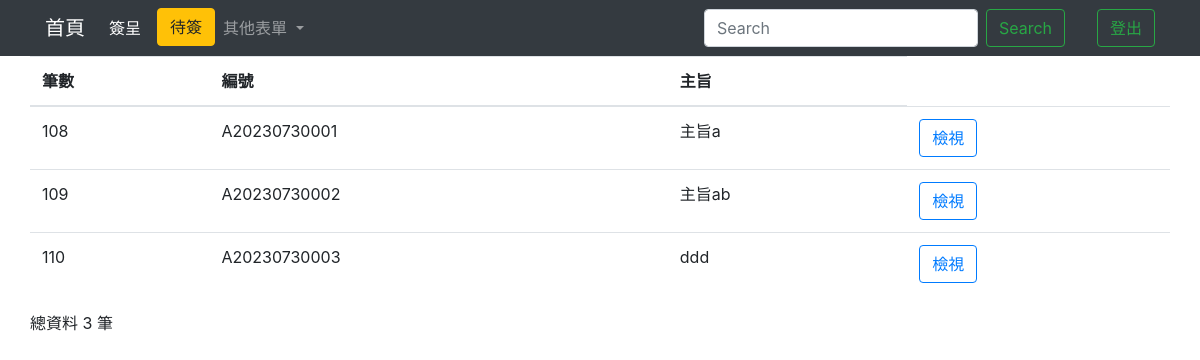
Screenshot of /signallIndex/ (signed in) with the database file from the repository.
### testapp/models.py (models this page shows)
class Signed (models.Model):
    cNumber = models.CharField(max_length=50, default='', null=False)#編號
    cJob_title = models.CharField(max_length=50,blank=True)#職稱
    cSubject = models.CharField(max_length=255, default='', null=False)#主旨
    cDiscription = models.TextField(blank=True)#說明
    cProposed=models.TextField(blank=True)#擬辦
    cCheck=models.TextField(blank=True)#批示
    home = models.OneToOneField(Home, on_delete=models.CASCADE,default='')

### testapp/views.py (the view)
# urls.py: path('signallIndex/',signallIndex),
def signallIndex(request):
    if request.user.is_authenticated:
        username=request.user.username
        authenticate=request.user.is_staff
        firstname = request.user.first_name
    allPerson = Home.objects.filter(cReceive = firstname)
    allpersonCount = len(allPerson)
    if 'q' in request.GET:
        q = request.GET['q']
        multiple_q = Q(Q(cNumber__icontains=q) | Q(cSubject__icontains=q))
        signall = Signed.objects.filter(multiple_q)
    else:
        signall = Signed.objects.all().order_by("id")
    signallCount = len(signall)
    return render(request, "signall_Index.html",locals())

### templates/signall_Index.html (shortened to what this page needs)
<!DOCTYPE html>
<html lang="en">
<head>
  <link rel="stylesheet" href="https://cdn.jsdelivr.net/npm/bootstrap@4.6.2/dist/css/bootstrap.min.css">
  {% load static %}
</head>
<body>
  <nav class="navbar navbar-expand-lg navbar-dark bg-dark">
    <div class="container">
      <a class="navbar-brand" href="/homeIndex/">首頁</a>
      <div class="collapse navbar-collapse" id="navbarSupportedContent">
        <ul class="navbar-nav mr-auto">
          <li class="nav-item active">
            <a class="nav-link disabled" >簽呈 <span class="sr-only">(current)</span></a>
          </li>
          <ul class="navbar-nav ml-2">
            <li class="nav-item">
              <button class="btn btn-warning my-2 my-sm-0" id="{{firstname}}" onclick="perosonIndex(event)">待簽
              </button>
            </li>
          </ul>
          <li class="nav-item dropdown">
            <a class="nav-link dropdown-toggle" href="#" role="button" data-toggle="dropdown" aria-expanded="false">
              其他表單
            </a>
          </li>
        </ul>
        <form class="form-inline my-2 my-lg-0">
          <input class="form-control mr-sm-2" name='q' type="search" placeholder="Search" aria-label="Search">
          <button class="btn btn-outline-success my-2 my-sm-0" type="submit">Search</button>
        </form>
        <ul class="navbar-nav ml-2">
          <li class="nav-item active">
            <a class="nav-link disabled" style="color: green;">{{firstname}} <span class="sr-only">(current)</span></a>
          </li>
        </ul>
        <ul class="navbar-nav ml-2">
          <li class="nav-item">
            <button class="btn btn-outline-success my-2 my-sm-0" onclick="Logout(event)">登出</button>
          </li>
        </ul>
      </div>
    </div>
  </nav>
  <form action="." method="POST">
    <div class="container">
      <div class="row">
        <table class="table">
          <thead>
            <th scope="col">筆數</th>
            <th scope="col">編號</th>
            <th scope="col">主旨</th>
          </thead>
          <tbody>
            {% for unit in signall %}
            <tr>
              <td>{{unit.id}}</td>
              <td>{{unit.cNumber}}</td>
              <td>{{unit.cSubject}}</td>
              <td>
                <button type="button" class="btn btn-outline-primary" id="{{unit.cNumber}}" onclick="View()">檢視</button>
              </td>
            </tr>
            {% endfor %}
          </tbody>
        </table>
      </div>
    </div>
  </form>
  <div class="container">
    <div class="row">
      <p>總資料 {{signallCount}} 筆</p>
    </div>
  </div>
</body>
</html>

### rows the page displays
Signed: id "108", cNumber "A20230730001", cSubject "主旨a"
Signed: id "109", cNumber "A20230730002", cSubject "主旨ab"
Signed: id "110", cNumber "A20230730003", cSubject "ddd"

### other values shown
{{ signallCount }} "3"
